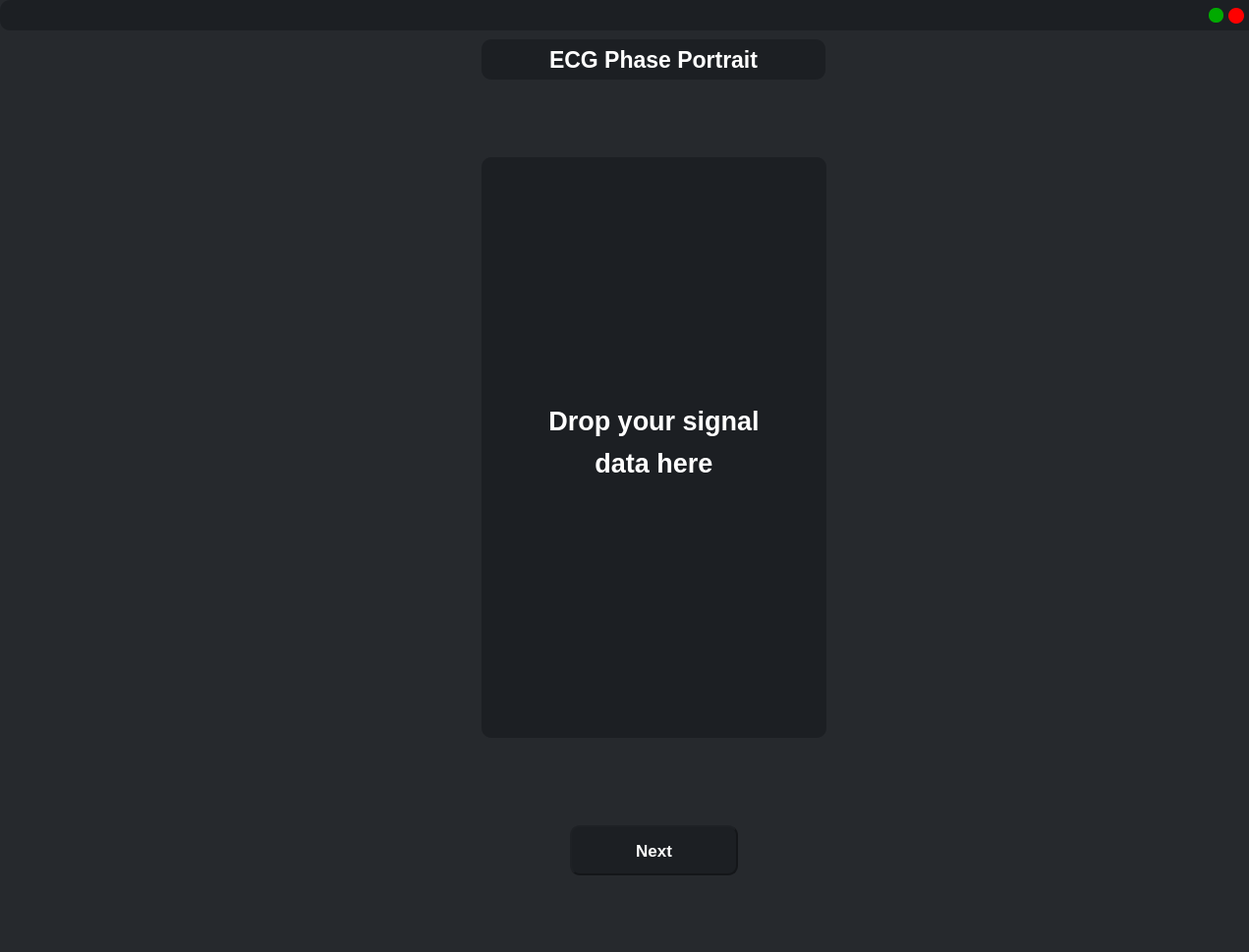
<?xml version="1.0" encoding="UTF-8"?>
<ui version="4.0">
 <class>MainWindow</class>
 <widget class="QMainWindow" name="MainWindow">
  <property name="geometry">
   <rect>
    <x>0</x>
    <y>0</y>
    <width>1271</width>
    <height>969</height>
   </rect>
  </property>
  <property name="windowTitle">
   <string>MainWindow</string>
  </property>
  <property name="styleSheet">
   <string notr="true">background-color: rgb(38, 41, 45);</string>
  </property>
  <widget class="QWidget" name="centralwidget">
   <widget class="QFrame" name="frame_header">
    <property name="geometry">
     <rect>
      <x>0</x>
      <y>0</y>
      <width>1281</width>
      <height>31</height>
     </rect>
    </property>
    <property name="styleSheet">
     <string notr="true">border-radius: 10px;
background-color: rgb(28, 31, 35)</string>
    </property>
    <property name="frameShape">
     <enum>QFrame::StyledPanel</enum>
    </property>
    <property name="frameShadow">
     <enum>QFrame::Raised</enum>
    </property>
    <widget class="QPushButton" name="pushButton_exp">
     <property name="geometry">
      <rect>
       <x>1230</x>
       <y>8</y>
       <width>15</width>
       <height>15</height>
      </rect>
     </property>
     <property name="font">
      <font>
       <family>Segoe UI</family>
       <pointsize>10</pointsize>
       <weight>50</weight>
       <bold>false</bold>
      </font>
     </property>
     <property name="cursor">
      <cursorShape>PointingHandCursor</cursorShape>
     </property>
     <property name="styleSheet">
      <string notr="true">QPushButton{
	background-color: rgb(0, 170, 0);
	border-radius: 7px;
	text-align: center;
}

QPushButton:hover{
	background-color: rgb(0, 111, 0);
}

QPushButton:pressed{
	background-color: rgb(0, 153, 0);
}</string>
     </property>
     <property name="text">
      <string/>
     </property>
    </widget>
    <widget class="QPushButton" name="pushButton_close">
     <property name="geometry">
      <rect>
       <x>1250</x>
       <y>8</y>
       <width>16</width>
       <height>16</height>
      </rect>
     </property>
     <property name="font">
      <font>
       <family>Segoe UI</family>
       <pointsize>10</pointsize>
       <weight>50</weight>
       <bold>false</bold>
      </font>
     </property>
     <property name="cursor">
      <cursorShape>PointingHandCursor</cursorShape>
     </property>
     <property name="styleSheet">
      <string notr="true">QPushButton{
	background-color: rgb(255, 0, 0);
	border-radius: 8px;
	text-align: center;
}

QPushButton:hover{
	background-color: rgb(175, 0, 0);
}

QPushButton:pressed{
	background-color: rgb(229, 0, 0);
}</string>
     </property>
     <property name="text">
      <string/>
     </property>
    </widget>
   </widget>
   <widget class="QLabel" name="label_2">
    <property name="geometry">
     <rect>
      <x>490</x>
      <y>40</y>
      <width>350</width>
      <height>41</height>
     </rect>
    </property>
    <property name="font">
     <font>
      <family>Segoe UI</family>
      <pointsize>17</pointsize>
      <weight>75</weight>
      <bold>true</bold>
     </font>
    </property>
    <property name="styleSheet">
     <string notr="true">color: rgb(255, 255, 255);
background-color: rgb(28, 31, 35);
border-radius: 10px;</string>
    </property>
    <property name="text">
     <string>ECG Phase Portrait</string>
    </property>
    <property name="alignment">
     <set>Qt::AlignCenter</set>
    </property>
   </widget>
   <widget class="QStackedWidget" name="stackedWidget">
    <property name="geometry">
     <rect>
      <x>10</x>
      <y>90</y>
      <width>1251</width>
      <height>871</height>
     </rect>
    </property>
    <property name="currentIndex">
     <number>0</number>
    </property>
    <widget class="QWidget" name="page">
     <widget class="QFrame" name="DataDropFrame">
      <property name="geometry">
       <rect>
        <x>480</x>
        <y>70</y>
        <width>351</width>
        <height>591</height>
       </rect>
      </property>
      <property name="styleSheet">
       <string notr="true">background-color: rgb(28, 31, 35);
border-radius: 10px;</string>
      </property>
      <property name="frameShape">
       <enum>QFrame::StyledPanel</enum>
      </property>
      <property name="frameShadow">
       <enum>QFrame::Raised</enum>
      </property>
      <widget class="QLabel" name="label_drop">
       <property name="geometry">
        <rect>
         <x>0</x>
         <y>230</y>
         <width>351</width>
         <height>121</height>
        </rect>
       </property>
       <property name="font">
        <font>
         <family>Segoe UI</family>
         <pointsize>20</pointsize>
         <weight>75</weight>
         <bold>true</bold>
        </font>
       </property>
       <property name="styleSheet">
        <string notr="true">color:rgb(255, 255, 255);</string>
       </property>
       <property name="text">
        <string>&lt;html&gt;&lt;head/&gt;&lt;body&gt;&lt;p&gt;Drop your signal&lt;/p&gt;&lt;p&gt;data here&lt;/p&gt;&lt;/body&gt;&lt;/html&gt;</string>
       </property>
       <property name="alignment">
        <set>Qt::AlignCenter</set>
       </property>
      </widget>
     </widget>
     <widget class="QPushButton" name="pushButtonNext">
      <property name="geometry">
       <rect>
        <x>570</x>
        <y>750</y>
        <width>171</width>
        <height>51</height>
       </rect>
      </property>
      <property name="font">
       <font>
        <pointsize>13</pointsize>
        <weight>75</weight>
        <bold>true</bold>
       </font>
      </property>
      <property name="cursor">
       <cursorShape>PointingHandCursor</cursorShape>
      </property>
      <property name="styleSheet">
       <string notr="true">QPushButton {
	background-color: rgb(28, 31, 35);
	color: rgb(255, 255, 255);
	border-radius: 10px;
	border-style: outset;
	border-width: 2px;
	border-color:rgb(20, 22, 25)
}

QPushButton:hover {
	background-color: rgb(41, 46, 52);
}

QPushButton:pressed {
	background-color: rgb(33, 37, 42);
}</string>
      </property>
      <property name="text">
       <string>Next</string>
      </property>
     </widget>
     <zorder>pushButtonNext</zorder>
     <zorder>DataDropFrame</zorder>
    </widget>
    <widget class="QWidget" name="page_2">
     <widget class="QWidget" name="EcgWidget" native="true">
      <property name="geometry">
       <rect>
        <x>70</x>
        <y>20</y>
        <width>1111</width>
        <height>241</height>
       </rect>
      </property>
      <property name="styleSheet">
       <string notr="true">background-color: rgb(28, 31, 35);
border-radius: 15px;</string>
      </property>
     </widget>
     <widget class="QWidget" name="PP1Widget" native="true">
      <property name="geometry">
       <rect>
        <x>70</x>
        <y>280</y>
        <width>1111</width>
        <height>241</height>
       </rect>
      </property>
      <property name="styleSheet">
       <string notr="true">background-color: rgb(28, 31, 35);
border-radius: 15px;</string>
      </property>
     </widget>
     <widget class="QWidget" name="PP2Widget" native="true">
      <property name="geometry">
       <rect>
        <x>70</x>
        <y>540</y>
        <width>1111</width>
        <height>241</height>
       </rect>
      </property>
      <property name="styleSheet">
       <string notr="true">background-color: rgb(28, 31, 35);
border-radius: 15px;</string>
      </property>
     </widget>
     <widget class="QFrame" name="frame_params">
      <property name="geometry">
       <rect>
        <x>280</x>
        <y>800</y>
        <width>711</width>
        <height>61</height>
       </rect>
      </property>
      <property name="styleSheet">
       <string notr="true">background-color: rgb(28, 31, 35);
border-radius: 10px;</string>
      </property>
      <property name="frameShape">
       <enum>QFrame::StyledPanel</enum>
      </property>
      <property name="frameShadow">
       <enum>QFrame::Raised</enum>
      </property>
      <widget class="QSlider" name="TauHorizontalSlider">
       <property name="geometry">
        <rect>
         <x>120</x>
         <y>36</y>
         <width>481</width>
         <height>22</height>
        </rect>
       </property>
       <property name="styleSheet">
        <string notr="true">QSlider::groove:horizontal {
    border: 1px solid #999999;
    height: 8px; /* the groove expands to the size of the slider by default. by giving it a height, it has a fixed size */
    background: qlineargradient(spread:pad, x1:0, y1:0.79, x2:0.909, y2:0.784091, stop:0 rgba(103, 111, 122, 255), stop:1 rgba(255, 255, 255, 255));
    margin: 2px 0;
	border-radius: 5px;
}

QSlider::handle:horizontal {
    background: qlineargradient(x1:0, y1:0, x2:1, y2:1, stop:0 #b4b4b4, stop:1 #8f8f8f);
    border: 1px solid #5c5c5c;
    width: 18px;
    margin: -2px 0; /* handle is placed by default on the contents rect of the groove. Expand outside the groove */
    border-radius: 5px;
}
</string>
       </property>
       <property name="minimum">
        <number>0</number>
       </property>
       <property name="maximum">
        <number>100</number>
       </property>
       <property name="orientation">
        <enum>Qt::Horizontal</enum>
       </property>
      </widget>
      <widget class="QLabel" name="label_7">
       <property name="geometry">
        <rect>
         <x>260</x>
         <y>0</y>
         <width>181</width>
         <height>41</height>
        </rect>
       </property>
       <property name="font">
        <font>
         <family>Segoe UI</family>
         <pointsize>19</pointsize>
         <weight>75</weight>
         <bold>true</bold>
        </font>
       </property>
       <property name="styleSheet">
        <string notr="true">color: rgb(255, 255, 255);</string>
       </property>
       <property name="text">
        <string>τ =</string>
       </property>
       <property name="alignment">
        <set>Qt::AlignCenter</set>
       </property>
      </widget>
      <widget class="QLabel" name="label_tau">
       <property name="geometry">
        <rect>
         <x>380</x>
         <y>0</y>
         <width>91</width>
         <height>41</height>
        </rect>
       </property>
       <property name="font">
        <font>
         <family>Segoe UI</family>
         <pointsize>18</pointsize>
         <weight>75</weight>
         <bold>true</bold>
        </font>
       </property>
       <property name="styleSheet">
        <string notr="true">color: rgb(255, 255, 255);
background-color: rgb(28, 31, 35);</string>
       </property>
       <property name="text">
        <string>0</string>
       </property>
       <property name="alignment">
        <set>Qt::AlignLeading|Qt::AlignLeft|Qt::AlignVCenter</set>
       </property>
      </widget>
     </widget>
     <widget class="QLabel" name="label_3">
      <property name="geometry">
       <rect>
        <x>1090</x>
        <y>20</y>
        <width>91</width>
        <height>41</height>
       </rect>
      </property>
      <property name="font">
       <font>
        <family>Segoe UI</family>
        <pointsize>13</pointsize>
        <weight>75</weight>
        <bold>true</bold>
       </font>
      </property>
      <property name="styleSheet">
       <string notr="true">color: rgb(255, 255, 255);
background-color: rgb(28, 31, 35);</string>
      </property>
      <property name="text">
       <string>ЕКГ</string>
      </property>
      <property name="alignment">
       <set>Qt::AlignCenter</set>
      </property>
     </widget>
     <widget class="QLabel" name="label_4">
      <property name="geometry">
       <rect>
        <x>1090</x>
        <y>280</y>
        <width>91</width>
        <height>41</height>
       </rect>
      </property>
      <property name="font">
       <font>
        <family>Segoe UI</family>
        <pointsize>13</pointsize>
        <weight>75</weight>
        <bold>true</bold>
       </font>
      </property>
      <property name="styleSheet">
       <string notr="true">color: rgb(255, 255, 255);
background-color: rgb(28, 31, 35);</string>
      </property>
      <property name="text">
       <string>ФП 1</string>
      </property>
      <property name="alignment">
       <set>Qt::AlignCenter</set>
      </property>
     </widget>
     <widget class="QLabel" name="label_6">
      <property name="geometry">
       <rect>
        <x>1090</x>
        <y>540</y>
        <width>91</width>
        <height>41</height>
       </rect>
      </property>
      <property name="font">
       <font>
        <family>Segoe UI</family>
        <pointsize>13</pointsize>
        <weight>75</weight>
        <bold>true</bold>
       </font>
      </property>
      <property name="styleSheet">
       <string notr="true">color: rgb(255, 255, 255);
background-color: rgb(28, 31, 35);</string>
      </property>
      <property name="text">
       <string>ФП 2</string>
      </property>
      <property name="alignment">
       <set>Qt::AlignCenter</set>
      </property>
     </widget>
    </widget>
   </widget>
  </widget>
 </widget>
 <resources/>
 <connections/>
</ui>
